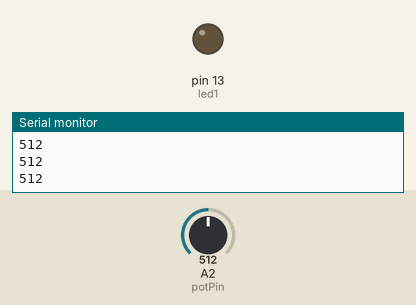
Simulated run of this sketch. Board: Arduino Uno, built with avr-gcc and run on an emulated ATmega328P. Shown: output pins drawn as LEDs (lit = HIGH), the last lines printed to the serial monitor. Inputs (shaded band) come from the test bench; at power-on: A2 (potPin) = 512.

Above: at 1.2 s.
1.3 s: A2 (potPin) set to 524
At 2.5 s:
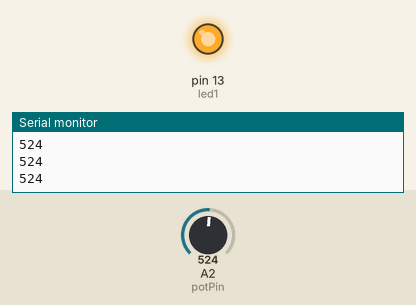
2.8 s: A2 (potPin) set to 511
At 3.2 s:
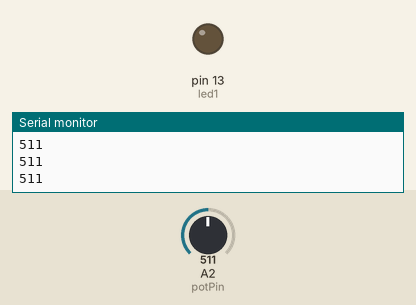
4.3 s: A2 (potPin) set to 716
At 5.1 s:
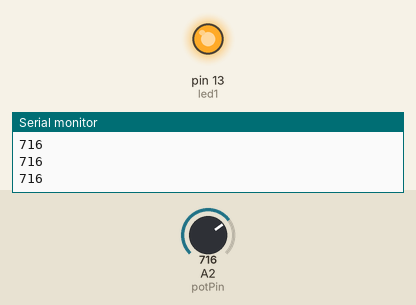
Timing chart, 0 to 7.3 s (numbered marks = the images above; inputs shaded):
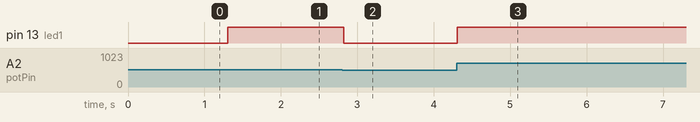

The sketch:

potControl.ino
```cpp
int potPin = A2;
int led1 = 13;

void setup() {
Serial.begin(9600);
}

void loop() {
  int potValue = potentiometerValue();
  int fadeValue = map(potValue, 0, 1023, 0, 255);

  analogWrite(led1, fadeValue);
  delay(30);

  Serial.println(potValue);
}

int potentiometerValue(){
  int potVal = analogRead(potPin);
  return potVal;
}
```

Measured:
- the behaviour switches between 513 and 514 on A2 (potPin) (found by bisection; images 0 and 1)
- after the input at 1.3 s, pin 13 (led1): LOW → HIGH at once
- after the input at 2.8 s, pin 13 (led1): HIGH → LOW at once
- after the input at 4.3 s, pin 13 (led1): LOW → HIGH at once
